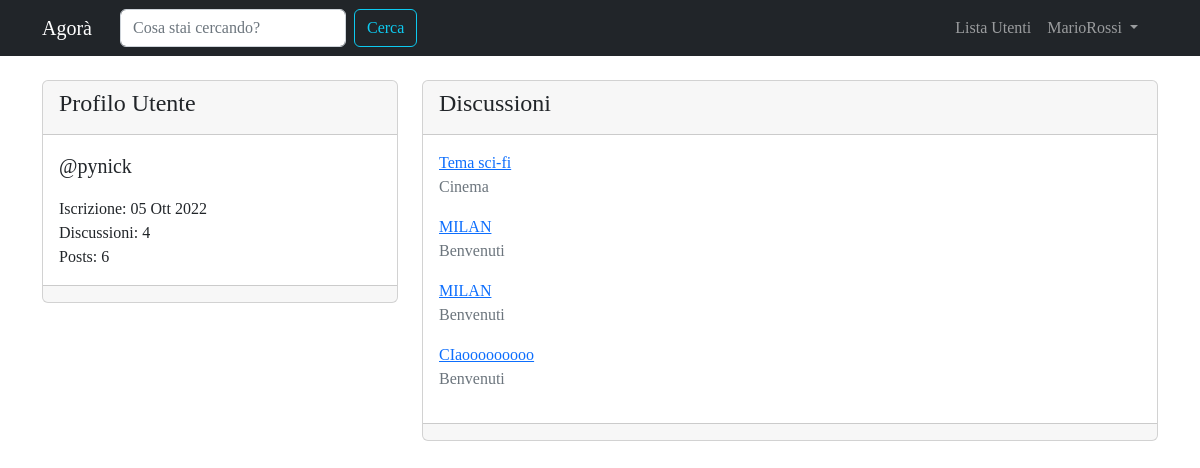
/user/pynick/ (signed in), run on the app's committed database.
### forum/models.py (models this page shows, shortened)
class Discussione(models.Model):
    objects = None
    titolo = models.CharField(max_length=120)
    data_creazione = models.DateTimeField(auto_now_add=True)
    autore_discussione = models.ForeignKey(
        User, on_delete=models.CASCADE, related_name="discussioni"
    )
    sezione_appartenenza = models.ForeignKey(Sezione, on_delete=models.CASCADE)
    class Meta:
        verbose_name = "Discussione"
        verbose_name_plural = "Discussioni"
    def get_absolute_url(self):
        return reverse("visualizza_discussione", kwargs={"pk": self.pk})

class Sezione(models.Model):
    nome_sezione = models.CharField(max_length=80)
    descrizione = models.CharField(max_length=150, blank=True, null=True)
    logo_sezione = models.ImageField(blank=True, null=True)
    class Meta:
        verbose_name = "Sezione"
        verbose_name_plural = "Sezioni"
    def __str__(self):
        return self.nome_sezione

### core/views.py (the view)
# urls.py: path('user/<str:username>/', views.user_profile_view, name="user_profile"),
def user_profile_view (request, username):
    user= get_object_or_404(User, username=username)
    discussioni_utente = Discussione.objects.filter(autore_discussione=user).order_by("-pk")
    context = {"user": user, "discussioni_utente": discussioni_utente}
    return render (request, "core/user_profile.html", context)

### core/templates/core/user_profile.html (shortened to what this page needs)
{% extends 'base.html' %}
{% block content %}
<div class="row mt-3">
    <div class="col-4">
        <div class="card my-2">
            <div class="card-header">
                <h4>{% if request.user == user %}Il Tuo {% endif %}Profilo Utente</h4>
            </div>
            <div class="card-body">
                <p class="lead">@{{ user }}</p>
                <p class="mb-0">Iscrizione: {{ user.date_joined|date:"d M Y" }}</p>
                <p class="mb-0">Discussioni: {{ user.discussioni.count }}</p>
                <p class="mb-0">Posts: {{ user.posts.count }}</p>
            </div>
            <div class="card-footer"></div>
        </div>
    </div>
    <div class="col-8">
        <div class="card my-2">
            <div class="card-header">
                <h4>Discussioni</h4>
            </div>
            <div class="card-body">
                {% for discussione in discussioni_utente %}
                    <a href="{{ discussione.get_absolute_url }}">{{ discussione.titolo }}</a>
                    <p class="text-muted">{{ discussione.sezione_appartenenza }}</p>
                {% empty %}
                    {% if request.user != user %}
                        <p>{{ user }} non ha creato alcuna discussione!</p>
                    {% else %}
                        <p>Non hai creato alcuna discussione! Inizia Subito!</p>
                    {% endif %}
                {% endfor %}
            </div>
            <div class="card-footer"></div>
        </div>
    </div>
</div>
{% endblock content %}

### templates/base.html (shortened to what this page needs)
{% load static %}
<!doctype html>
<html lang="it">
  <head>
    <link href="https://cdn.jsdelivr.net/npm/bootstrap@5.0.0/dist/css/bootstrap.min.css" rel="stylesheet"/>
    <link rel="stylesheet" href="{% static 'css/agora.css' %}" />
    <link href="https://cdn.jsdelivr.net/npm/bootstrap@5.2.2/dist/css/bootstrap.min.css" rel="stylesheet">
  </head>
  <body>
      <nav class="navbar navbar-expand-lg navbar-dark bg-dark">
          <div class="container" id="navbarSupportedContent">
              <a class="navbar-brand" href="/">Agorà</a>
              <div class="container">
                  <div class="collapse navbar-collapse" id="navbarSupportedContent">
                      <form class="d-flex" action="{% url 'funzione_cerca' %}">
                          <input name="q" class="form-control me-sm-2" type="search" placeholder="Cosa stai cercando?" aria-label="Search"/>
                          <button class="btn btn-outline-info" type="submit">Cerca</button>
                      </form>
                      <ul class="navbar-nav ms-auto">
                          <li class="nav-item">
                              <a class="nav-link" aria-current="page" href="{% url 'user_list' %}">Lista Utenti</a>
                          </li>
                          {% if request.user.is_authenticated %}
                          <li class="nav-item dropdown">
                            <a class="nav-link dropdown-toggle" href="#" id="navbarDropdown" role="button" data-bs-toggle="dropdown" aria-haspopup="true" aria-expanded="false">
                              {{ request.user.username }}
                            </a>
                          </li>
                          {% endif %}
                      </ul>
                  </div>
              </div>
        </div>
      </nav>
      <div class="container">
          {% block content %}
          {% endblock content %}
      </div>
  </body>
</html>

### static-storage/css/agora.css (style rules this page uses)
body { font-family: 'Slabo 27px', serif !important; }
a, a:hover { color: #17a2b8; }

### data on the page
Discussione: titolo "Tema sci-fi", sezione_appartenenza "Cinema"
Discussione: titolo "MILAN", sezione_appartenenza "Benvenuti"
Discussione: titolo "MILAN", sezione_appartenenza "Benvenuti"
Discussione: titolo "CIaooooooooo", sezione_appartenenza "Benvenuti"

### other printed values
{{ request.user.username }} "MarioRossi"
{{ user }} "pynick"
{{ user.date_joined|date:"d M Y" }} "05 Ott 2022"
{{ user.discussioni.count }} "4"
{{ user.posts.count }} "6"
